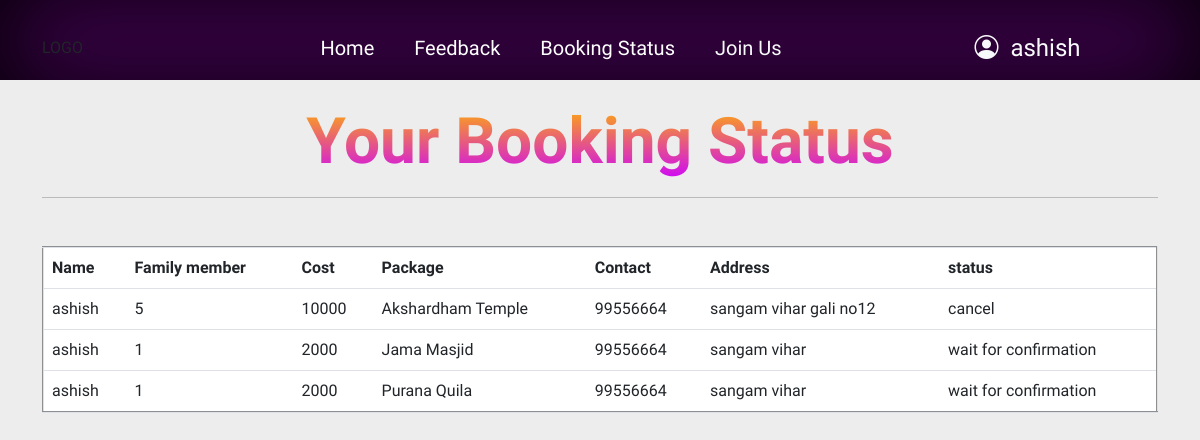
The page /booking_status.php (signed in) on the database its author committed.
### tables this page shows
CREATE TABLE `booking` (
  `b_id` int(100) NOT NULL,
  `name` varchar(32) NOT NULL,
  `family_mem` int(32) NOT NULL,
  `cost` int(100) NOT NULL,
  `package` varchar(32) NOT NULL,
  `contact` varchar(100) NOT NULL,
  `address` varchar(100) NOT NULL,
  `status` varchar(32) DEFAULT 'wait for confirmation',
  `customer_id` int(11) DEFAULT NULL,
  `booking_date` varchar(12) DEFAULT NULL,
  `tour_date` varchar(12) DEFAULT NULL
);

### booking_status.php (the view, shortened to what this page needs)
<?php
if(isset($_SESSION['id'])){
$id=$_SESSION['id'];
$con=mysqli_connect("localhost","root","","trip");
$exe=mysqli_query($con,"select * from booking where customer_id='$id' ")
?>
<!DOCTYPE html>
<html lang="en">
<head>
    <link rel="stylesheet" href="https://cdn.jsdelivr.net/npm/bootstrap-icons@1.10.3/font/bootstrap-icons.css">
    <link href="https://cdn.jsdelivr.net/npm/bootstrap@5.3.0-alpha1/dist/css/bootstrap.min.css" rel="stylesheet">
</head>
<body>
<div class="main-head">
    <div class="container">
    <div class="row pt-3 justify-content-around align-items-center main-nav">
                <div class="col-lg-2">LOGO</div>
                <div class="col-lg-7 menu text-center d-none d-lg-block">
                    <ul>
                        <li><a href="index.php">Home</a></li>
                        <li><a href="feedback.php">Feedback</a></li>
                        <li><a href="booking_status.php">Booking Status</a></li>
                        <li>
                            <span class="info">
                                <span id="bar" class="text-light">Join Us</span>
                            </span>
                        </li>
                    </ul>
                </div>
                <d class="col-lg-3 text-center">
                    <i class="bi bi-person-circle text-light h4 "></i>
                    <span class="text-light h4 ms-2 ">
                        <?php
                        if (isset($_SESSION['id'])) {
                            echo $_SESSION['name'];
                        }
                        ?>
                    </span>
                </d>
            </div>
    </div>
</div>
    <div class="container">
    <p class="text-center h1 mt-4 gradient-text">Your Booking Status</p>
    <hr>
        <div class="row justify-content-center mt-5 ">
            <div class="col">
            <table class="table" border="2">
                <tr>
                    <th>Name</th>
                    <th>Family member</th>
                    <th>Cost</th>
                    <th>Package</th>
                    <th>Contact</th>
                    <th>Address</th>
                    <th>status</th>
                </tr>
                <?php
                while($row = mysqli_fetch_array($exe)){
                ?>
                <tr>
                    <td><?php echo $row['name']?></td>
                    <td><?php echo $row['family_mem']?></td>
                    <td><?php echo $row['cost']?></td>
                    <td><?php echo $row['package']?></td>
                    <td><?php echo $row['contact']?></td>
                    <td><?php echo $row['address']?></td>
                    <td><?php echo $row['status']?></td>
                </tr>
                <?php
                }
                ?>
            </table>
            </div>
        </div>
    </div>
</body>
</html>
<?php
}
else{
    header("location:login.php");
}
?>

### rows shown on the page
booking: name "ashish", family_mem "5", cost "10000", package "Akshardham Temple", contact "99556664", address "sangam vihar gali no12", status "cancel"
booking: name "ashish", family_mem "1", cost "2000", package "Jama Masjid", contact "99556664", address "sangam vihar", status "wait for confirmation"
booking: name "ashish", family_mem "1", cost "2000", package "Purana Quila", contact "99556664", address "sangam vihar", status "wait for confirmation"

### other values the page prints
$_SESSION['name'] "ashish"
